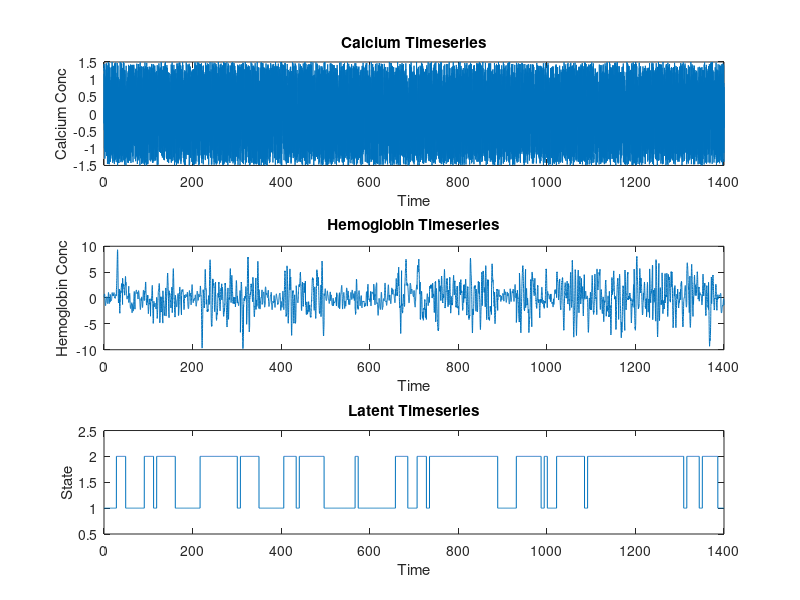

Source code (MATLAB): (Note: this script raises an error after producing the figure.)
% Zachary Loschinskey
% Dr. Anna Devor Rotation
% January 2024
% Generation of a test dataset for Input-Output HMM Training

%--------------------------------------------------------------------------
% Input variable x and output variable y will be used
%
% Two different dual alpha function relationships between x and y will be used
% to generate the test dataset
%
% The final dataset will be a timeseries of the input and output variables
% with defined stretches of each different linear relationship
%
% The goal is to use this dataset to help me write, verify, and fully
% understand input-output HMM expectation-maximization so that I can
% implement the IOHMM for neurovascular states relating Hb to Ca2+ through
% alpha functions
%--------------------------------------------------------------------------


function [Ca, Hb, latent, alpha1, alpha2, transition_probabilities] = gen_alpha_data()
    % transition_probabilities = [0.75, 0.25;  % Probability of staying in same state or transitioning
                            %        0.12, 0.88]; % Probability of transitioning to the other state or staying
    transition_probabilities = [0.75 .25; 
        0.12 0.88];
    % Define range of x values -> constructed so that there are 70 points
    x = 0.1:0.1:7;
    
    % Define parameters of the two dual alpha functions
    alpha1_t0 = 0;
    alpha1_tau1 = 0.6;
    alpha1_tau2 = 0.7;

    % alpha1_t0 = 0;
    % alpha1_tau1 = 0.5;
    % alpha1_tau2 = 0.6;
    
    alpha1_1 = (((x-alpha1_t0) ./ alpha1_tau1) .^3) .* exp(-(x-alpha1_t0) ./ alpha1_tau1);
    alpha1_2 = -(((x-alpha1_t0) ./ alpha1_tau2) .^3) .* exp(-(x-alpha1_t0) ./ alpha1_tau2);
    dual_alpha1 = alpha1_1 + alpha1_2;
    alpha1 = dual_alpha1;
    
    % Define parameters of the two dual alpha functions
    alpha2_t0 = 0;
    alpha2_tau1 = 0.6;
    alpha2_tau2 = 0.9;
    % 
    % alpha2_t0 = 0;
    % alpha2_tau1 = 0.4;
    % alpha2_tau2 = 0.55;
    
    alpha2_1 = (((x-alpha2_t0) ./ alpha2_tau1) .^3) .* exp(-(x-alpha2_t0) ./ alpha2_tau1);
    alpha2_2 = -(((x-alpha2_t0) ./ alpha2_tau2) .^3) .* exp(-(x-alpha2_t0) ./ alpha2_tau2);
    dual_alpha2 = alpha2_1 + alpha2_2;
    alpha2 = dual_alpha2;
    
    % --- Plotting to verify synthetic data creation --- %

    % figure()
    % subplot(2, 1, 1)
    % plot(x, alpha1_1, 'r')
    % hold on;
    % plot(x, alpha1_2, 'b')
    % plot(x, dual_alpha1, 'k')
    % title("Construction of Class 1 Dual Alpha Function")
    % legend("Component1", "Component2", "Dual Alpha 1")
    % 
    % subplot(2, 1, 2)
    % plot(x, alpha2_1, 'r')
    % hold on;
    % plot(x, alpha2_2, 'b')
    % plot(x, dual_alpha2, 'k')
    % title("Construction of Class 2 Dual Alpha Function")
    % legend("Component1", "Component2", "Dual Alpha 2")
    
    
    %% Generating the data set
    % Create the dataset for the IOHMM
    num_samples = 200;
    
    Ca = [];
    Hb = [];
    latent = [];
    
    % Generate the dataset
    current_state = 1; % Start in state 1
    for sample = 1:num_samples
        % Record the current state
        latent = [latent; current_state];
        
        % Generate 70 calcium sample random number between -1.5 and 1.5
        calcium_values = zeros(1, 70);
        for chim =1:70
            calcium_values(chim) = -1.5 + 3 * rand();
        end
    
        % Set the standard deviation for the noise
        noise_std = 0.02;
        
        % Generate random noise with the same size as calcium_values
        noise = noise_std * randn(size(calcium_values));
        
        % Add noise to each element of calcium_values
        % % % calcium_values_with_noise = calcium_values + noise;
        calcium_values_with_noise = calcium_values + noise;
        
        % if sample ==1
        %     offset = 0;
        % else
        %     offset = Hb(end);
        % end

        offset = 0;


        % Generate data point based on the current state and the randomly selected position
        if current_state == 1
            % Generate data from y1 with noise
            % Hb_values = conv(calcium_values_with_noise, dual_alpha1, 'full');
            % Hb_values = Hb_values(1:70) + offset;
            Hb_values = ifft(fft(dual_alpha1) .* fft(calcium_values_with_noise));
    
            Ca = [Ca; calcium_values]; % Record input
            Hb = [Hb; Hb_values]; % Record output
        else
            % Generate data from y1 with noise
            % Hb_values = conv(calcium_values_with_noise, dual_alpha2, 'full');
            % Hb_values = Hb_values(1:70) + offset;
            Hb_values = ifft(fft(dual_alpha2) .* fft(calcium_values_with_noise));

            Ca = [Ca; calcium_values]; % Record input
            Hb = [Hb; Hb_values]; % Record output
        end
        
        % Transition to next state based on transition probabilities
        if rand < transition_probabilities(current_state, current_state)
            % Stay in the current state
            continue;
        else
            % Transition to the other state
            current_state = 3 - current_state; % Flip between 1 and 2
        end
    end
    
    
    
    %% Plotting the synthetic dataset
    figure()
    
    t = linspace(0, 7 * num_samples, 70*num_samples);
    Hb_t = Hb';
    Ca_t = Ca';
    
    subplot(3, 1, 1)
    plot(t, Ca_t(:))
    xlabel('Time')
    ylabel('Calcium Conc')
    title('Calcium Timeseries')
    
    subplot(3, 1, 2)
    plot(t, Hb_t(:))
    xlabel('Time')
    ylabel('Hemoglobin Conc')
    title('Hemoglobin Timeseries')
    
    subplot(3, 1, 3)
    plot(t, repelem(latent, 70))
    xlabel('Time')
    ylabel('State')
    title('Latent Timeseries')
    ylim([0.5, 2.5])

    writematrix(Ca, "Calcium.csv")
    writematrix(Hb, "Hb.csv")
    writematrix(latent, "latent.csv")

end
    
    
    
    

